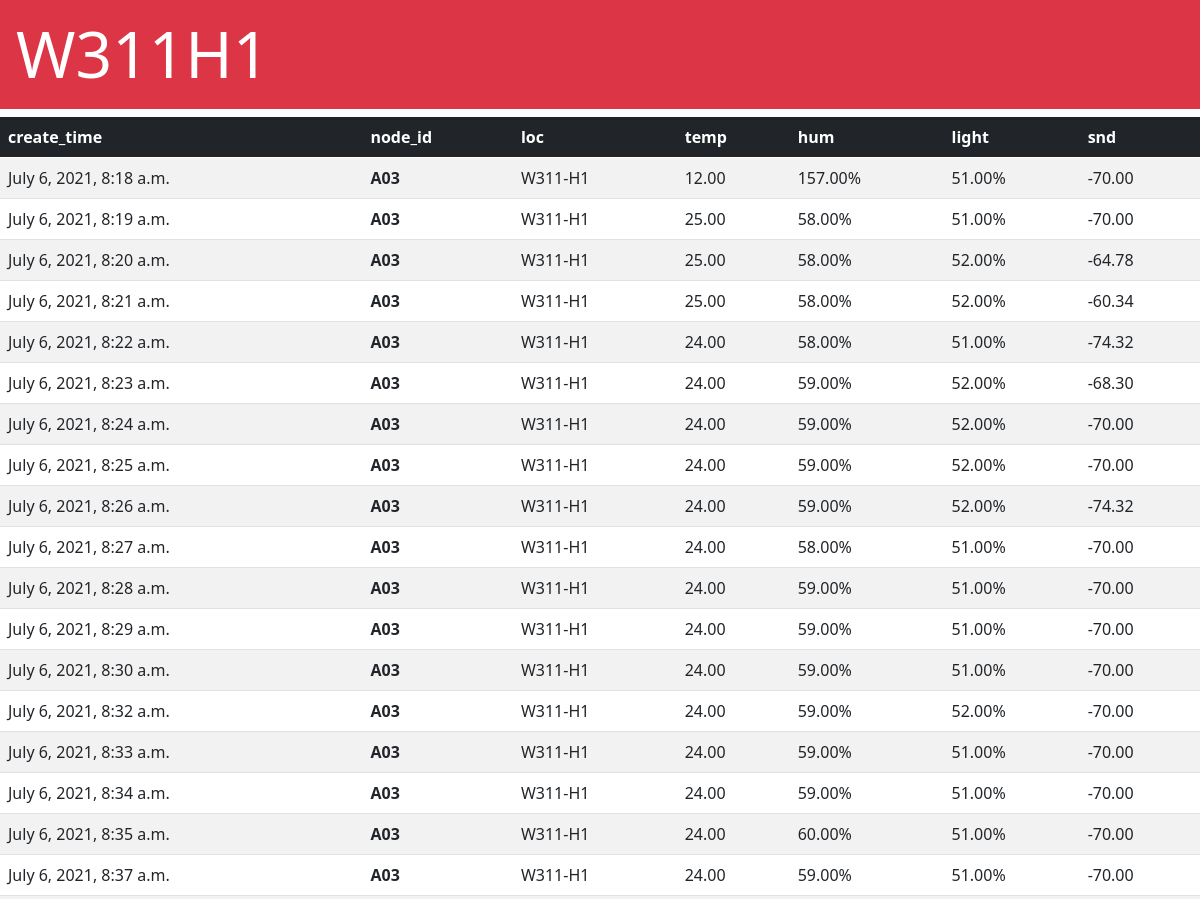
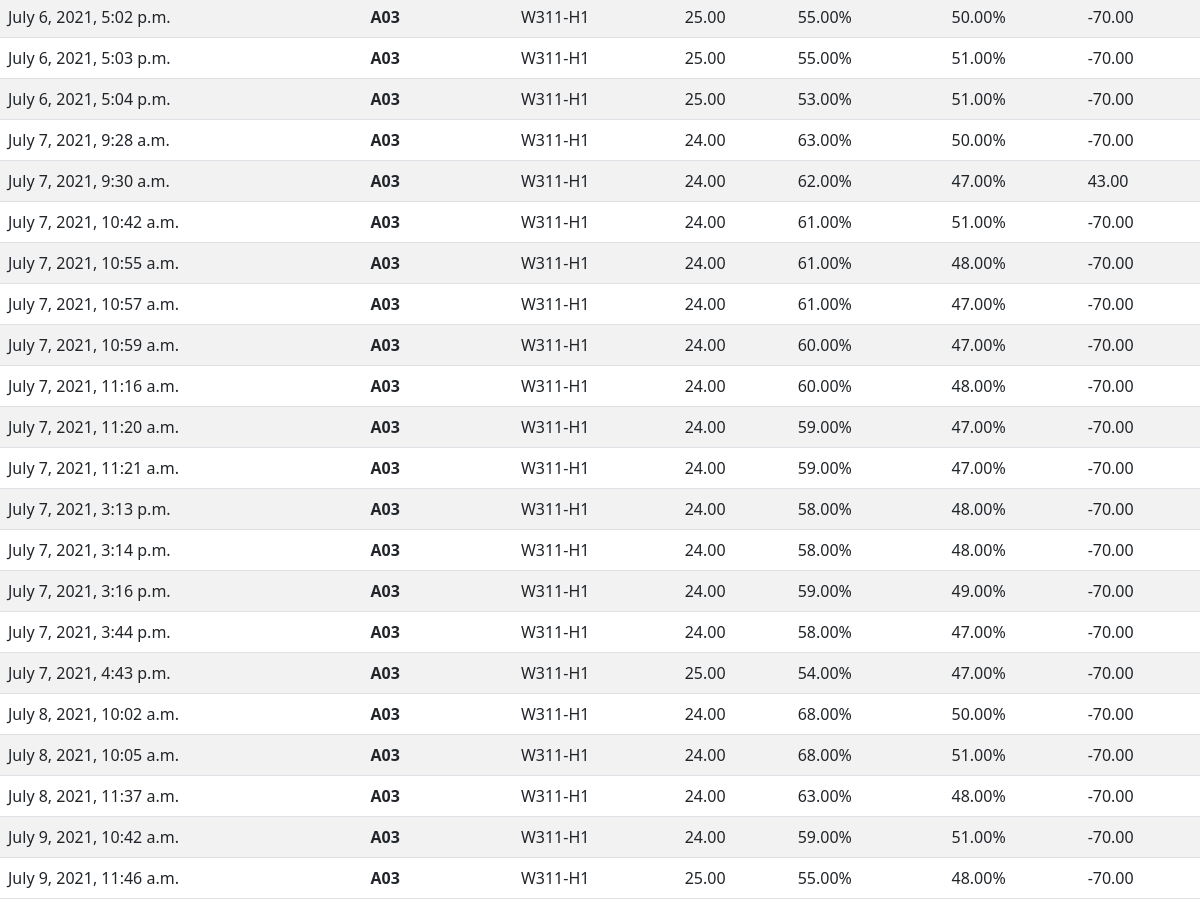
/iot/W311H1/, run on the app's committed database (2 pictures, top to bottom).
### iot/models.py (models this page shows, shortened)
class Event(models.Model):
    create_time = models.DateTimeField(auto_now_add=True)
    node_id = models.CharField(max_length=2)
    loc = models.CharField(max_length=10)
    temp = models.DecimalField(max_digits=5, decimal_places=2)
    hum = models.DecimalField(max_digits=5, decimal_places=2)
    light = models.DecimalField(max_digits=5, decimal_places=2)
    snd = models.DecimalField(max_digits=5, decimal_places=2)

### iot/views.py (the view)
# urls.py: path('W311H1/',views.W311H1),
def W311H1(request):
    items1 = Event.objects.filter(loc ='W311-H1')
    context = {'items1' : items1} # Store the data in "context" dictionaries
    return render(request, 'iot/w311H1.html', context) # Pass the context to HTML template

### iot/templates/iot/W311H1.html (shortened to what this page needs)
<!doctype html>
<HTML>
    <head>
        <link href="https://cdn.jsdelivr.net/npm/bootstrap@5.0.0/dist/css/bootstrap.mi
n.css" rel="stylesheet" integrity="sha384-
wEmeIV1mKuiNpC+IOBjI7aAzPcEZeedi5yW5f2yOq55WWLwNGmvvx4Um1vskeMj0" crossorigin=
"anonymous">
    </head>
    <body>
        <h1 class="display-3 p-3 mb-2 bg-danger text-white">W311H1</h1>
        <table class="table table-striped table-hover">
            <thead class="table-dark">
                <tr>
                    <th>create_time</th>
                    <th>node_id</th>
                    <th>loc</th>
                    <th>temp</th>
                    <th>hum</th>
                    <th>light</th>
                    <th>snd</th>
                </tr>
            </thead>
            <tbody>
                {% for item in items1 %}
                <tr>
                    <td>{{ item.create_time }}</td>
                    <td><strong>{{ item.node_id }}</strong></td>
                    <td>{{ item.loc }}</td>
                    <td>{{ item.temp }}</td>
                    <td>{{ item.hum }}%</td>
                    <td>{{ item.light }}%</td>
                    <td>{{ item.snd }}</td>
                </tr>
                {% endfor %}
            </tbody>
        </table>
        </body>
</HTML>

### data on the page
Event: create_time "July 6, 2021, 8:18 a.m.", node_id "A03", loc "W311-H1", temp "12.00", hum "157.00", light "51.00", snd "-70.00"
Event: create_time "July 6, 2021, 8:19 a.m.", node_id "A03", loc "W311-H1", temp "25.00", hum "58.00", light "51.00", snd "-70.00"
Event: create_time "July 6, 2021, 8:20 a.m.", node_id "A03", loc "W311-H1", temp "25.00", hum "58.00", light "52.00", snd "-64.78"
Event: create_time "July 6, 2021, 8:21 a.m.", node_id "A03", loc "W311-H1", temp "25.00", hum "58.00", light "52.00", snd "-60.34"
Event: create_time "July 6, 2021, 8:22 a.m.", node_id "A03", loc "W311-H1", temp "24.00", hum "58.00", light "51.00", snd "-74.32"
Event: create_time "July 6, 2021, 8:23 a.m.", node_id "A03", loc "W311-H1", temp "24.00", hum "59.00", light "52.00", snd "-68.30"
Event: create_time "July 6, 2021, 8:24 a.m.", node_id "A03", loc "W311-H1", temp "24.00", hum "59.00", light "52.00", snd "-70.00"
Event: create_time "July 6, 2021, 8:25 a.m.", node_id "A03", loc "W311-H1", temp "24.00", hum "59.00", light "52.00", snd "-70.00"
Event: create_time "July 6, 2021, 8:26 a.m.", node_id "A03", loc "W311-H1", temp "24.00", hum "59.00", light "52.00", snd "-74.32"
Event: create_time "July 6, 2021, 8:27 a.m.", node_id "A03", loc "W311-H1", temp "24.00", hum "58.00", light "51.00", snd "-70.00"
Event: create_time "July 6, 2021, 8:28 a.m.", node_id "A03", loc "W311-H1", temp "24.00", hum "59.00", light "51.00", snd "-70.00"
Event: create_time "July 6, 2021, 8:29 a.m.", node_id "A03", loc "W311-H1", temp "24.00", hum "59.00", light "51.00", snd "-70.00"
Event: create_time "July 6, 2021, 8:30 a.m.", node_id "A03", loc "W311-H1", temp "24.00", hum "59.00", light "51.00", snd "-70.00"
Event: create_time "July 6, 2021, 8:32 a.m.", node_id "A03", loc "W311-H1", temp "24.00", hum "59.00", light "52.00", snd "-70.00"
Event: create_time "July 6, 2021, 8:33 a.m.", node_id "A03", loc "W311-H1", temp "24.00", hum "59.00", light "51.00", snd "-70.00"
Event: create_time "July 6, 2021, 8:34 a.m.", node_id "A03", loc "W311-H1", temp "24.00", hum "59.00", light "51.00", snd "-70.00"
Event: create_time "July 6, 2021, 8:35 a.m.", node_id "A03", loc "W311-H1", temp "24.00", hum "60.00", light "51.00", snd "-70.00"
Event: create_time "July 6, 2021, 8:37 a.m.", node_id "A03", loc "W311-H1", temp "24.00", hum "59.00", light "51.00", snd "-70.00"
Event: create_time "July 6, 2021, 5:02 p.m.", node_id "A03", loc "W311-H1", temp "25.00", hum "55.00", light "50.00", snd "-70.00"
Event: create_time "July 6, 2021, 5:03 p.m.", node_id "A03", loc "W311-H1", temp "25.00", hum "55.00", light "51.00", snd "-70.00"
Event: create_time "July 6, 2021, 5:04 p.m.", node_id "A03", loc "W311-H1", temp "25.00", hum "53.00", light "51.00", snd "-70.00"
Event: create_time "July 7, 2021, 9:28 a.m.", node_id "A03", loc "W311-H1", temp "24.00", hum "63.00", light "50.00", snd "-70.00"
Event: create_time "July 7, 2021, 9:30 a.m.", node_id "A03", loc "W311-H1", temp "24.00", hum "62.00", light "47.00", snd "43.00"
Event: create_time "July 7, 2021, 10:42 a.m.", node_id "A03", loc "W311-H1", temp "24.00", hum "61.00", light "51.00", snd "-70.00"
Event: create_time "July 7, 2021, 10:55 a.m.", node_id "A03", loc "W311-H1", temp "24.00", hum "61.00", light "48.00", snd "-70.00"
Event: create_time "July 7, 2021, 10:57 a.m.", node_id "A03", loc "W311-H1", temp "24.00", hum "61.00", light "47.00", snd "-70.00"
Event: create_time "July 7, 2021, 10:59 a.m.", node_id "A03", loc "W311-H1", temp "24.00", hum "60.00", light "47.00", snd "-70.00"
Event: create_time "July 7, 2021, 11:16 a.m.", node_id "A03", loc "W311-H1", temp "24.00", hum "60.00", light "48.00", snd "-70.00"
Event: create_time "July 7, 2021, 11:20 a.m.", node_id "A03", loc "W311-H1", temp "24.00", hum "59.00", light "47.00", snd "-70.00"
Event: create_time "July 7, 2021, 11:21 a.m.", node_id "A03", loc "W311-H1", temp "24.00", hum "59.00", light "47.00", snd "-70.00"
Event: create_time "July 7, 2021, 3:13 p.m.", node_id "A03", loc "W311-H1", temp "24.00", hum "58.00", light "48.00", snd "-70.00"
Event: create_time "July 7, 2021, 3:14 p.m.", node_id "A03", loc "W311-H1", temp "24.00", hum "58.00", light "48.00", snd "-70.00"
Event: create_time "July 7, 2021, 3:16 p.m.", node_id "A03", loc "W311-H1", temp "24.00", hum "59.00", light "49.00", snd "-70.00"
Event: create_time "July 7, 2021, 3:44 p.m.", node_id "A03", loc "W311-H1", temp "24.00", hum "58.00", light "47.00", snd "-70.00"
Event: create_time "July 7, 2021, 4:43 p.m.", node_id "A03", loc "W311-H1", temp "25.00", hum "54.00", light "47.00", snd "-70.00"
Event: create_time "July 8, 2021, 10:02 a.m.", node_id "A03", loc "W311-H1", temp "24.00", hum "68.00", light "50.00", snd "-70.00"
Event: create_time "July 8, 2021, 10:05 a.m.", node_id "A03", loc "W311-H1", temp "24.00", hum "68.00", light "51.00", snd "-70.00"
Event: create_time "July 8, 2021, 11:37 a.m.", node_id "A03", loc "W311-H1", temp "24.00", hum "63.00", light "48.00", snd "-70.00"
Event: create_time "July 9, 2021, 10:42 a.m.", node_id "A03", loc "W311-H1", temp "24.00", hum "59.00", light "51.00", snd "-70.00"
Event: create_time "July 9, 2021, 11:46 a.m.", node_id "A03", loc "W311-H1", temp "25.00", hum "55.00", light "48.00", snd "-70.00"
